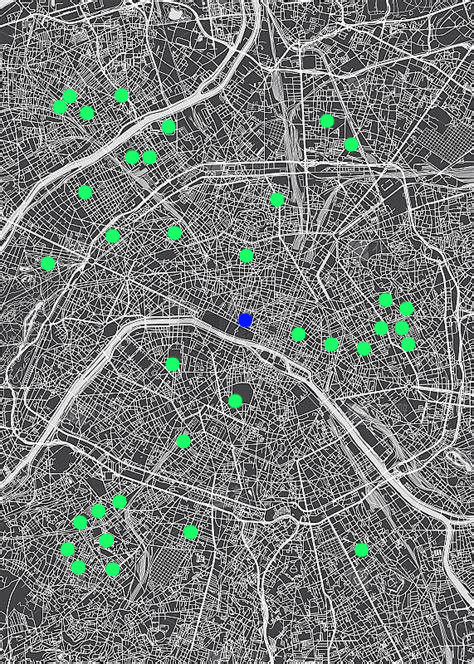
#> input picture others/input_picture.png, 474 x 664 px, found by its file name
$ python preprocess.py
#> lines starting #> are read from the running program, lines starting #| are printed output that depends on the picture; after the words box and inside, x2 and y2 are one past the last pixel; in counts of white or black regions, pixels touching at a corner belong together
import cv2
import json
from pathlib import Path

import numpy as np

IMAGE_PATH = r"others/input_picture.png"
OUTPUT_DIR = Path("output/processed")
OUTPUT_PATH = OUTPUT_DIR / "detected_centers.png"
POINTS_JSON_PATH = OUTPUT_DIR / "points.json"
DISTANCE_MATRIX_PATH = OUTPUT_DIR / "distance_matrix.csv"


def find_circle_centers(mask, min_area=20, max_area=500, split_factor=1.55):
    """Return circle centers as (x, y) pixel coordinates.

    Adjacent dots may touch each other and become one connected component.
    Components whose area is much larger than a normal dot are split with
    k-means on their foreground pixels, so close dots are counted separately.
    """
    num_labels, labels, stats, centroids = cv2.connectedComponentsWithStats(mask)
    centers = []
    areas = [
        stats[label, cv2.CC_STAT_AREA]
        for label in range(1, num_labels)
        if min_area <= stats[label, cv2.CC_STAT_AREA] <= max_area
    ]

    if not areas:
        return centers

    normal_area = float(np.median(areas))

    for label in range(1, num_labels):
        area = stats[label, cv2.CC_STAT_AREA]
        if not (min_area <= area <= max_area):
            continue

        expected_count = max(1, int(round(area / normal_area)))
        if expected_count == 1 or area < split_factor * normal_area:
            cx, cy = centroids[label]
            centers.append((round(float(cx), 2), round(float(cy), 2)))
            continue

        ys, xs = np.where(labels == label)
        points = np.column_stack([xs, ys]).astype(np.float32)
        criteria = (
            cv2.TERM_CRITERIA_EPS + cv2.TERM_CRITERIA_MAX_ITER,
            30,
            0.05,
        )
        cv2.setRNGSeed(0)
        _compactness, _cluster_labels, cluster_centers = cv2.kmeans(
            points,
            expected_count,
            None,
            criteria,
            10,
            cv2.KMEANS_PP_CENTERS,
        )

        for cx, cy in cluster_centers:
            centers.append((round(float(cx), 2), round(float(cy), 2)))

    return sorted(centers, key=lambda p: (p[1], p[0]))


def preprocess_points(green_centers, blue_centers, image_shape):
    image_height, image_width = image_shape[:2]
    raw_points = [
        {"color": color, "x_pixel": x, "y_pixel": y}
        for color, centers in (("green", green_centers), ("blue", blue_centers))
        for x, y in centers
    ]
    raw_points.sort(key=lambda p: (p["y_pixel"], p["x_pixel"], p["color"]))

    color_counts = {}
    points = []
    for idx, point in enumerate(raw_points, start=1):
        color = point["color"]
        color_counts[color] = color_counts.get(color, 0) + 1
        x_pixel = float(point["x_pixel"])
        y_pixel = float(point["y_pixel"])
        points.append(
            {
                "id": idx,
                "color": color,
                "color_id": color_counts[color],
                "x_math": round(x_pixel, 2),
                "y_math": round((image_height - 1) - y_pixel, 2),
            }
        )
    return points


def save_points_json(points, output_path):
    with open(output_path, "w", encoding="utf-8") as file:
        json.dump(points, file, ensure_ascii=False, indent=2)


def save_distance_matrix(points, output_path):
    coords = np.array([(point["x_math"], point["y_math"]) for point in points])
    diff = coords[:, None, :] - coords[None, :, :]
    matrix = np.sqrt(np.sum(diff * diff, axis=2)) if len(coords) else np.empty((0, 0))

    with open(output_path, "w", encoding="utf-8") as file:
        file.write(",".join(["id"] + [str(point["id"]) for point in points]) + "\n")
        for point, distances in zip(points, matrix):
            file.write(
                ",".join(
                    [str(point["id"])] + [f"{distance:.4f}" for distance in distances]
                )
                + "\n"
            )


def main():
    OUTPUT_DIR.mkdir(parents=True, exist_ok=True)
    img = cv2.imread(IMAGE_PATH)
#> img is the input picture: shape (664, 474, 3); mean B, G, R 120.8, 122.9, 118.9
    if img is None:
        raise FileNotFoundError(f"Cannot read image: {IMAGE_PATH}")

    hsv = cv2.cvtColor(img, cv2.COLOR_BGR2HSV)
#> hsv: shape (664, 474, 3); mean H, S, V 26.3, 7, 123.4

    green_lower = np.array([35, 80, 80])
    green_upper = np.array([90, 255, 255])
    green_mask = cv2.inRange(hsv, green_lower, green_upper)
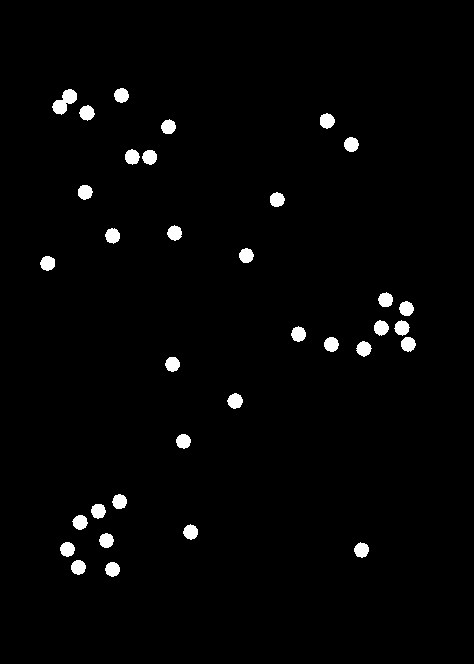
#> green_mask: shape (664, 474); 1.9% white; 34 white regions, largest, box (x1, y1, x2, y2) and area: (52, 89, 77, 115) 346, (227, 393, 243, 409) 185, (320, 113, 335, 129) 181

    blue_lower = np.array([95, 80, 60])
    blue_upper = np.array([135, 255, 255])
    blue_mask = cv2.inRange(hsv, blue_lower, blue_upper)
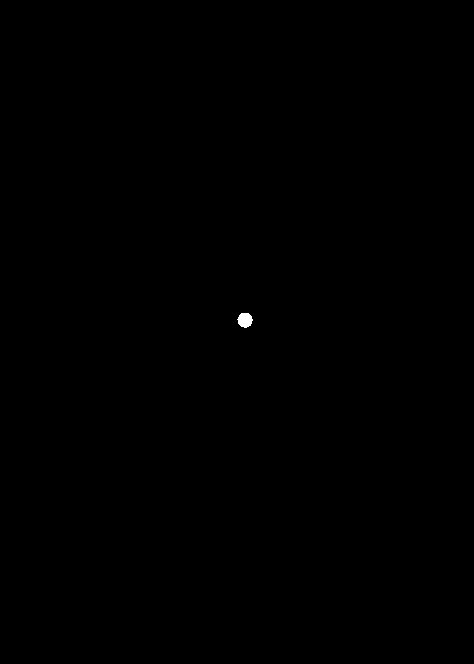
#> blue_mask: shape (664, 474); 0.06% white; 1 white region, box (x1, y1, x2, y2) and area: (237, 313, 253, 328) 178

    kernel = np.ones((3, 3), np.uint8)
    green_mask = cv2.morphologyEx(green_mask, cv2.MORPH_OPEN, kernel)
#> green_mask: shape (664, 474); 1.9% white; 34 white regions, largest, box (x1, y1, x2, y2) and area: (53, 89, 77, 114) 343, (228, 393, 243, 409) 183, (320, 114, 335, 128) 177
    green_mask = cv2.morphologyEx(green_mask, cv2.MORPH_CLOSE, kernel)
#> green_mask: shape (664, 474); 1.9% white; 33 white regions, largest, box (x1, y1, x2, y2) and area: (53, 89, 77, 114) 347, (395, 321, 416, 351) 344, (228, 393, 243, 409) 183
    blue_mask = cv2.morphologyEx(blue_mask, cv2.MORPH_OPEN, kernel)
#> blue_mask: shape (664, 474); 0.06% white; 1 white region, box (x1, y1, x2, y2) and area: (238, 313, 252, 328) 175
    blue_mask = cv2.morphologyEx(blue_mask, cv2.MORPH_CLOSE, kernel)

    green_centers = find_circle_centers(green_mask)
#> in find_circle_centers, `num_labels, labels, stats, centroids = cv2.connectedComponentsWithStat..`:
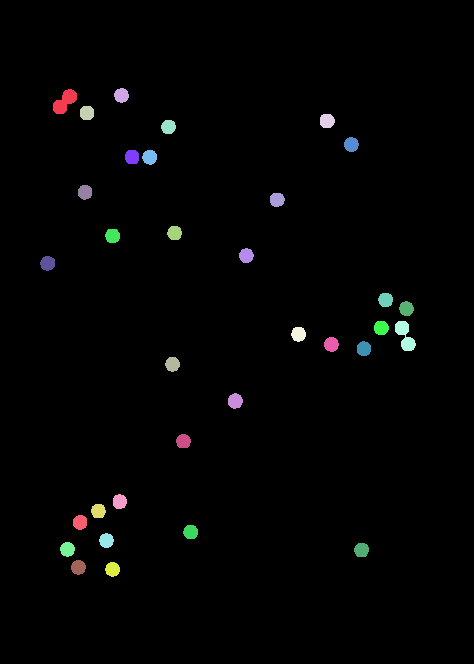
#> labels: shape (664, 474) int32; 34 distinct labels, from 0 to 33; one colour per label, 0 black
#> in find_circle_centers, `num_labels, labels, stats, centroids = cv2.connectedComponentsWithStat..`: num_labels = 34; stats = 34 rows, first 6: [0, 0, 474, 664, 308689], [53, 89, 24, 25, 347], [114, 88, 15, 15, 172], [80, 106, 14, 14, 172], [320, 114, 15, 14, 177], [161, 120, 15, 14, 169]; centroids = 34 pairs, first value 47.27 to 406, second value 94.96 to 568.9
#> in find_circle_centers, `areas = [ stats[label, cv2.CC_STAT_AREA] for label in range(1, num_lab..`: areas = 33 values, max 347 at index 0, min 169 at index 4, mean 183.2
#> in find_circle_centers, `normal_area = float(np.median(areas))`: normal_area = 172
#> the loop in find_circle_centers, `for label in range(1, num_labels):` made 33 passes
#> (area, expected_count) on passes 2 to 13: (172, 1), (172, 1), (177, 1), (169, 1), (174, 1), (172, 1), (174, 1), (172, 1), (172, 1), (170, 1), (174, 1), (172, 1)
#> (area, expected_count, cluster_centers) on passes 1, 18: (347, 2, [[69.09, 96.07], [59.42, 106.6]]), (344, 2, [[407.8, 343.6], [401.5, 327.5]])
#> after the loop in find_circle_centers, `for label in range(1, num_labels):`: centers = 35 pairs, first value 47.27 to 407.8, second value 94.96 to 568.9
#> green_centers has the same summary as centers in find_circle_centers
    blue_centers = find_circle_centers(blue_mask)
#> the loop in find_circle_centers (call 2), `for label in range(1, num_labels):` made 1 pass
#> (area, expected_count) on pass 1: (175, 1)
#> blue_centers = [(244.6, 319.7)]

    print("Green centers:")
    for idx, center in enumerate(green_centers, start=1):
        print(f"{idx}: {center}")
#> this loop made 35 passes
#> center on passes 1 to 12: (121, 94.96), (69.09, 96.07), (59.42, 106.6), (86.5, 112.5), (326.6, 120.5), (168, 126.5), (350.9, 144), (131.6, 156.6), (149.2, 156.8), (84.59, 191.8), (276.7, 199.3), (174.2, 232.6)
#| 1: (121.01, 94.96)
#| 2: (69.09, 96.07)
#| 3: (59.42, 106.6)
#| 4: (86.5, 112.5)
#| 5: (326.64, 120.47)
#| 6: (168.04, 126.47)
#| 7: (350.91, 144.04)
#| 8: (131.63, 156.57)
#> (further printed lines are left out)

    print("\nBlue centers:")
    for idx, center in enumerate(blue_centers, start=1):
        print(f"{idx}: {center}")
#> this loop made 1 pass
#> (idx, center) on pass 1: (1, (244.6, 319.7))
#| 1: (244.58, 319.68)

    print(f"\nGreen count: {len(green_centers)}")
#| Green count: 35
    print(f"Blue count: {len(blue_centers)}")
#| Blue count: 1
    print(f"Total count: {len(green_centers) + len(blue_centers)}")
#| Total count: 36
    points = preprocess_points(green_centers, blue_centers, img.shape)
#> in preprocess_points, `raw_points = [ {"color": color, "x_pixel": x, "y_pixel": y} for color,..`: raw_points = 36 items
#> the loop in preprocess_points, `for idx, point in enumerate(raw_points, start=1):` made 36 passes
#> after the loop in preprocess_points, `for idx, point in enumerate(raw_points, start=1):`: color_counts = {'green': 35, 'blue': 1}; points = 36 items
#> points = 36 items
    save_points_json(points, POINTS_JSON_PATH)
    save_distance_matrix(points, DISTANCE_MATRIX_PATH)
#> in save_distance_matrix, `coords = np.array([(point["x_math"], point["y_math"]) for point in poi..`: coords = 36 pairs, first value 47.27 to 407.8, second value 94.12 to 568
#> in save_distance_matrix, `matrix = np.sqrt(np.sum(diff * diff, axis=2)) if len(coords) else np.e..`:
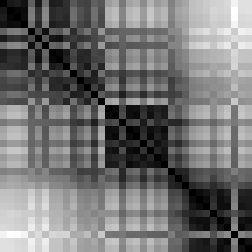
#> matrix: shape (36, 36) float64 (shown 7 times larger); min 0, max 539.4, mean 244.1; drawn with min black and max white
#> the loop in save_distance_matrix, `for point, distances in zip(points, matrix):` made 36 passes

    vis = img.copy()

    for x, y in green_centers:
        point = (int(round(x)), int(round(y)))
        cv2.circle(vis, point, 4, (0, 0, 255), -1)
        cv2.putText(
            vis,
            f"({point[0]},{point[1]})",
            (point[0] + 5, point[1] - 5),
            cv2.FONT_HERSHEY_SIMPLEX,
            0.35,
            (0, 0, 255),
            1,
            cv2.LINE_AA,
        )
#> this loop made 35 passes
#> (x, y, point) on passes 1 to 12: (121, 94.96, (121, 95)), (69.09, 96.07, (69, 96)), (59.42, 106.6, (59, 107)), (86.5, 112.5, (86, 112)), (326.6, 120.5, (327, 120)), (168, 126.5, (168, 126)), (350.9, 144, (351, 144)), (131.6, 156.6, (132, 157)), (149.2, 156.8, (149, 157)), (84.59, 191.8, (85, 192)), (276.7, 199.3, (277, 199)), (174.2, 232.6, (174, 233))
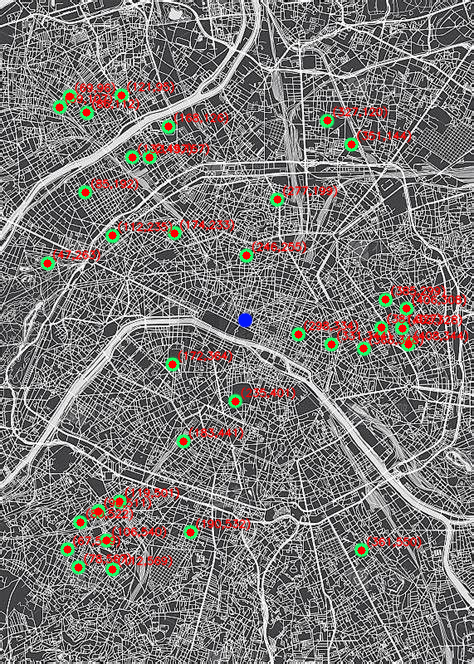
#> vis: shape (664, 474, 3); 4.52% of pixels changed, all inside (x1, y1, x2, y2) = (43, 81, 469, 574)

    for x, y in blue_centers:
        point = (int(round(x)), int(round(y)))
        cv2.circle(vis, point, 4, (0, 255, 255), -1)
        cv2.putText(
            vis,
            f"({point[0]},{point[1]})",
            (point[0] + 5, point[1] - 5),
            cv2.FONT_HERSHEY_SIMPLEX,
            0.35,
            (0, 255, 255),
            1,
            cv2.LINE_AA,
        )
#> this loop made 1 pass
#> (x, y, point) on pass 1: (244.6, 319.7, (245, 320))
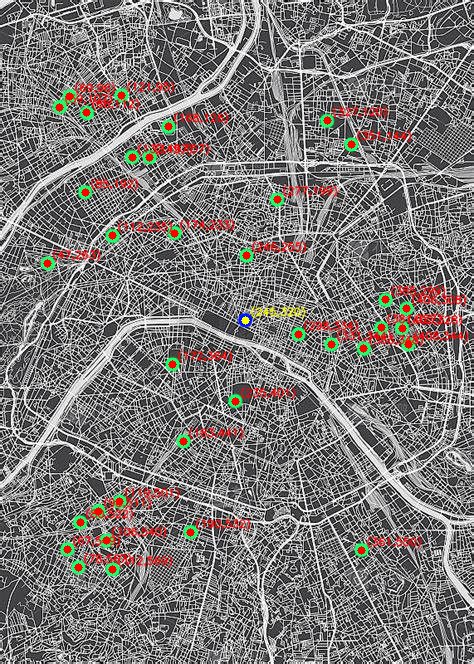
#> vis: shape (664, 474, 3); 0.15% of pixels changed, all inside (x1, y1, x2, y2) = (241, 306, 306, 325)

    cv2.imwrite(OUTPUT_PATH, vis)
    print(f"\nSaved annotated image to: {OUTPUT_PATH}")
    print(f"Saved preprocessed points to: {POINTS_JSON_PATH}")
    print(f"Saved distance matrix to: {DISTANCE_MATRIX_PATH}")


if __name__ == "__main__":
    main()
